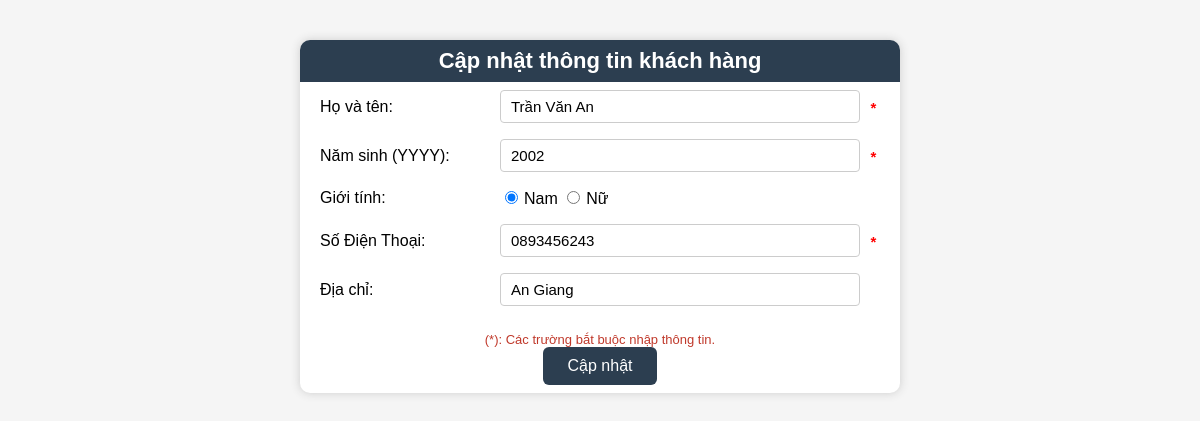
The page /pages/suakhachhang.php?id=1 on the database its author committed.
### tables this page shows
CREATE TABLE IF NOT EXISTS `tbl_khachhang` (
  `MaKH` int(10) NOT NULL AUTO_INCREMENT,
  `HoVaTen` varchar(50) NOT NULL,
  `NamSinh` year(4) NOT NULL,
  `GioiTinh` tinyint(1) NOT NULL,
  `SoDienThoai` varchar(10) NOT NULL,
  `DiaChi` nvarchar(50),
  PRIMARY KEY (`MaKH`)
);

### pages/suakhachhang.php (the view, shortened to what this page needs)
<!DOCTYPE html>
<html>
<head>
	<link rel="stylesheet" type="text/css" href="../CSS/suakhachhang.css" />
</head>
<body>
<?php
	include("../includes/connect.php");
	$bien = isset($_GET['id']) ? (int)$_GET['id'] : 0;
	$stmt = $connect->prepare("SELECT * FROM tbl_khachhang WHERE MaKH = ?");
	$stmt->bind_param("i", $bien);
	$stmt->execute();
	$result = $stmt->get_result();
	$row = $result->fetch_array(MYSQLI_ASSOC);
?>
<div class="form-wrapper">
    <form action="suakhachhang_submit.php" method="post">
        <table class="Form">
            <tr>
                <td colspan="2" class="tieude1">Cập nhật thông tin khách hàng</td>
            </tr>
            <tr>
                <td>Họ và tên:</td>
                <td>
                    <input type="text" name="HoTen" value="<?php echo htmlspecialchars($row['HoVaTen']); ?>" required />
                    <span class="requirefield">*</span>
                </td>
            </tr>
            <tr>
                <td>Năm sinh (YYYY):</td>
                <td>
                    <input type="text" name="NamSinh" value="<?php echo $row['NamSinh']; ?>" required />
                    <span class="requirefield">*</span>
                </td>
            </tr>
            <tr>
                <td>Giới tính:</td>
                <td>
                    <input type="radio" name="GioiTinh" value="0" <?php if($row['GioiTinh'] == 0) echo 'checked'; ?> />Nam
                    <input type="radio" name="GioiTinh" value="1" <?php if($row['GioiTinh'] == 1) echo 'checked'; ?> />Nữ
                </td>
            </tr>
            <tr>
                <td>Số Điện Thoại:</td>
                <td>
                    <input type="text" name="SoDienThoai" value="<?php echo $row['SoDienThoai']; ?>" required />
                    <span class="requirefield">*</span>
                </td>
            </tr>
            <tr>
                <td>Địa chỉ:</td>
                <td>
                    <input type="text" name="DiaChi" value="<?php echo htmlspecialchars($row['DiaChi']); ?>" required />
                </td>
            </tr>
            <tr>
                <td colspan="2" align="center">
                    <div class="note">(*): Các trường bắt buộc nhập thông tin.</div>
                    <input type="submit" value="Cập nhật" />
                </td>
            </tr>
        </table>
    </form>
</div>
</body>
</html>

### CSS/suakhachhang.css (style rules this page uses)
body { font-family: Arial, sans-serif; background-color: #f5f5f5; }
.form-wrapper { width: 600px; margin: 40px auto; background-color: white; border-radius: 10px; box-shadow: 0 0 10px #ccc; overflow: hidden; }
.tieude1 { background-color: #2c3e50; color: white; font-size: 22px; text-align: center; padding: 15px; font-weight: bold; }
table.Form { width: 100%; border-collapse: collapse; padding: 20px; }
table.Form td { padding: 8px 20px; vertical-align: middle; }
table.Form td:first-child { width: 30%; white-space: nowrap; }
table.Form input[type="text"], table.Form textarea { width: calc(100% - 20px); padding: 7px 10px; font-size: 15px; border: 1px solid #ccc; border-radius: 4px; box-sizing: border-box; }
table.Form input[type="radio"] { margin-right: 6px; }
.requirefield { color: red; margin-left: 6px; font-weight: bold; font-size: 15px; vertical-align: middle; }
input[type="submit"] { background-color: #2c3e50; color: white; padding: 10px 25px; font-size: 16px; border: none; border-radius: 6px; cursor: pointer; }
.note { font-size: 13px; color: #c0392b; margin-top: 10px; text-align: center; }

### rows shown on the page
tbl_khachhang: HoTen "Trần Văn An", NamSinh "2002", GioiTinh "☑", SoDienThoai "0893456243", DiaChi "An Giang"
